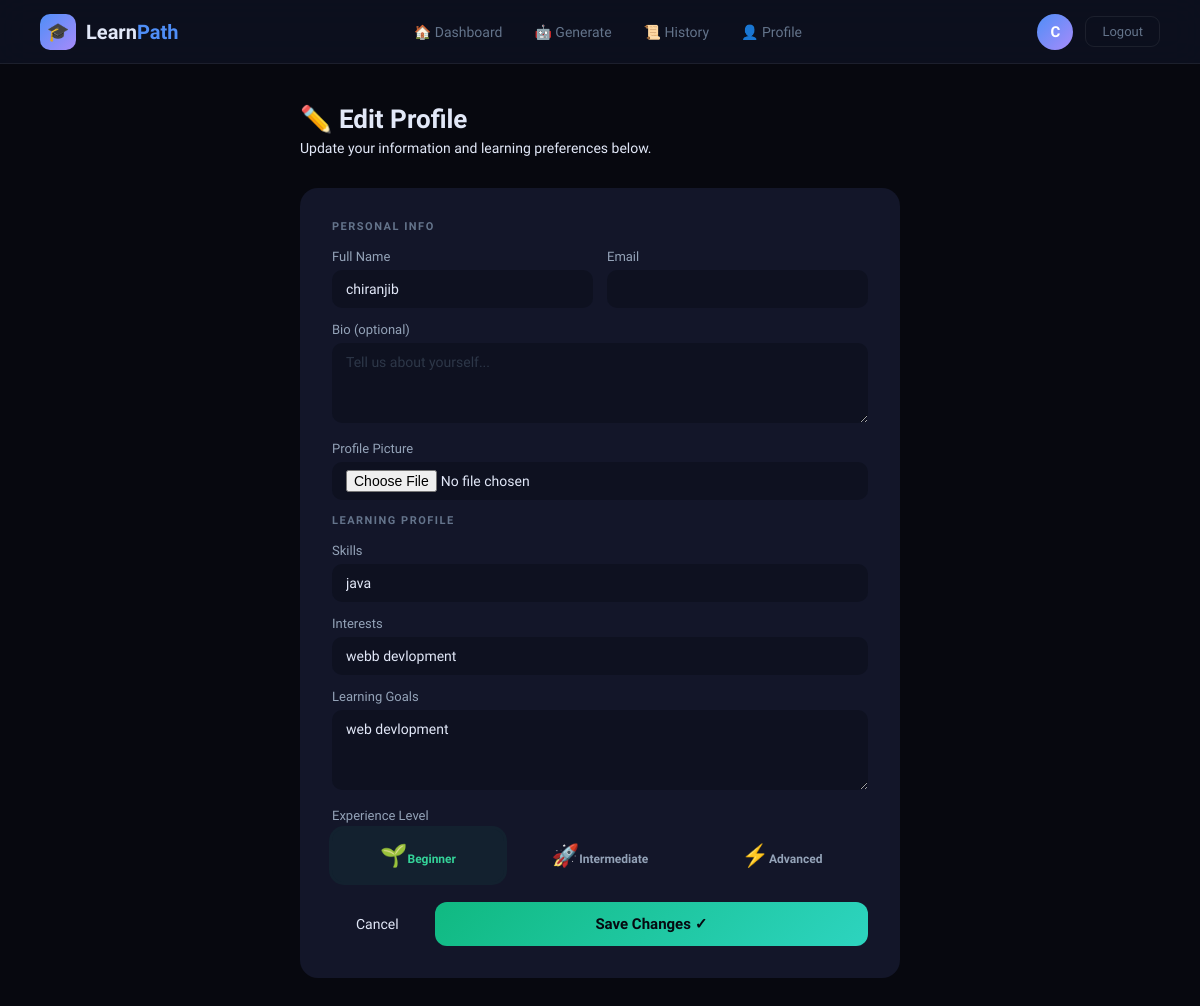
Screenshot of /profile/update/ (signed in) with the database file from the repository.
### annonymous/models.py (models this page shows, shortened)
class StudentProfile(models.Model):
    LEVEL_CHOICES = [
        ('beginner',     'Beginner'),
        ('intermediate', 'Intermediate'),
        ('advanced',     'Advanced'),
    ]
    user             = models.OneToOneField(User, on_delete=models.CASCADE, related_name='profile')
    full_name        = models.CharField(max_length=100)
    bio              = models.TextField(blank=True)
    profile_picture  = models.ImageField(upload_to='profiles/', blank=True, null=True)
    skills           = models.TextField(help_text="Comma separated. e.g: Python, SQL")
    interests        = models.TextField(help_text="Comma separated. e.g: ML, Web Dev")
    learning_goals   = models.TextField()
    experience_level = models.CharField(max_length=20, choices=LEVEL_CHOICES, default='beginner')
    created_at       = models.DateTimeField(auto_now_add=True)
    updated_at       = models.DateTimeField(auto_now=True)

### annonymous/views.py (the view)
# urls.py: path('profile/update/',  views.profile_update_view, name='profile-update'),
@login_required
def profile_update_view(request):
    profile = get_object_or_404(StudentProfile, user=request.user)
    if request.method == 'POST':
        form = ProfileUpdateForm(request.POST, request.FILES, instance=profile)
        if form.is_valid():
            form.save()
            messages.success(request, "Profile updated successfully! ✅")
            return redirect('profile')
        else:
            messages.error(request, "Please fix the errors.")
    else:
        form = ProfileUpdateForm(instance=profile)
    return render(request, 'profile_update.html', {'form': form, 'profile': profile})

### annonymous/forms.py
class ProfileUpdateForm(forms.ModelForm):
    class Meta:
        model  = StudentProfile
        fields = ['full_name', 'bio', 'profile_picture', 'skills',
                  'interests', 'learning_goals', 'experience_level']
        widgets = {
            'bio':            forms.Textarea(attrs={'rows': 3}),
            'learning_goals': forms.Textarea(attrs={'rows': 3}),
        }

### annonymous/templates/profile_update.html (shortened to what this page needs)
{% extends 'base.html' %}
{% block content %}
<div class="page page">
  <h1>✏️ Edit Profile</h1>
  <p class="sub">Update your information and learning preferences below.</p>
  <div class="card">
    <form method="POST" enctype="multipart/form-data" novalidate>
      <div class="fsec">Personal Info</div>
      <div class="frow">
        <div class="fg">
          <label>Full Name</label>
          <input type="text" name="full_name" value="{{ form.full_name.value|default:'' }}"/>
        </div>
        <div class="fg">
          <label>Email</label>
          <input type="email" name="email" value="{{ form.email.value|default:'' }}"/>
        </div>
      </div>
      <div class="fg">
        <label>Bio (optional)</label>
        <textarea name="bio" placeholder="Tell us about yourself...">{{ form.bio.value|default:'' }}</textarea>
      </div>
      <div class="fg">
        <label>Profile Picture</label>
        <input type="file" name="profile_picture" accept="image/*"/>
      </div>
      <div class="fsec">Learning Profile</div>
      <div class="fg">
        <label>Skills</label>
        <input type="text" name="skills" value="{{ form.skills.value|default:'' }}" placeholder="Python, SQL..."/>
      </div>
      <div class="fg">
        <label>Interests</label>
        <input type="text" name="interests" value="{{ form.interests.value|default:'' }}" placeholder="ML, Web Dev..."/>
      </div>
      <div class="fg">
        <label>Learning Goals</label>
        <textarea name="learning_goals" placeholder="What do you want to achieve?">{{ form.learning_goals.value|default:'' }}</textarea>
      </div>
      <div class="fg">
        <label>Experience Level</label>
        <div class="level-grid">
          <div>
            <label class="lv-label" for="lv-beg"><span class="em">🌱</span><span class="nm">Beginner</span></label>
          </div>
          <div>
            <label class="lv-label" for="lv-int"><span class="em">🚀</span><span class="nm">Intermediate</span></label>
          </div>
          <div>
            <label class="lv-label" for="lv-adv"><span class="em">⚡</span><span class="nm">Advanced</span></label>
          </div>
        </div>
      </div>
      <div class="btn-row">
        <a href="{% url 'profile' %}" class="cbtn">Cancel</a>
        <button type="submit" class="sbtn">Save Changes ✓</button>
      </div>
    </form>
  </div>
</div>
{% endblock %}

### annonymous/templates/base.html (shortened to what this page needs)
<!DOCTYPE html>
<html lang="en">
<head>
</head>
<body>
{% if user.is_authenticated %}
<nav class="navbar">
  <a href="{% url 'dashboard' %}" class="nav-brand">
    <div class="nav-logo">🎓</div>
    <span class="nav-title">Learn<span>Path</span></span>
  </a>
  <div class="nav-links">
    <a href="{% url 'dashboard' %}"     class="{% if request.resolver_match.url_name == 'dashboard' %}active{% endif %}">🏠 Dashboard</a>
    <a href="{% url 'generate' %}"      class="{% if request.resolver_match.url_name == 'generate'  %}active{% endif %}">🤖 Generate</a>
    <a href="{% url 'history' %}"       class="{% if request.resolver_match.url_name == 'history'   %}active{% endif %}">📜 History</a>
    <a href="{% url 'profile' %}"       class="{% if request.resolver_match.url_name == 'profile'   %}active{% endif %}">👤 Profile</a>
  </div>
  <div class="nav-right">
    {% if user.profile.profile_picture %}
      <img src="{{ user.profile.profile_picture.url }}" style="width:36px;height:36px;border-radius:50%;object-fit:cover;" />
    {% else %}
      <div class="nav-avatar">{{ user.profile.full_name|first|upper }}</div>
    {% endif %}
    <a href="{% url 'logout' %}" class="btn-logout">Logout</a>
  </div>
</nav>
{% endif %}
{% block content %}{% endblock %}
</body>
</html>

### annonymous/templates/base.html (style rules this page uses)
*, *::before, *::after { box-sizing: border-box; margin: 0; padding: 0; }
:root { --bg: #07080f; --surface: #0e1120; --card: #131629; --border: rgba(255,255,255,0.07); --accent: #4f8ef7; --accent2: #a78bfa; --green: #34d399; --yellow: #fbbf24; --red: #f87171; --text: #e2e8f8; --muted: #64748b; --radius: 14px; }
body { font-family: 'Satoshi', sans-serif; background: var(--bg); color: var(--text); min-height: 100vh; }
.navbar { display: flex; align-items: center; justify-content: space-between; padding: 0 40px; height: 64px; background: rgba(13,17,32,0.85); border-bottom: 1px solid var(--border); backdrop-filter: blur(16px); position: sticky; top: 0; z-index: 999; }
.nav-brand { display: flex; align-items: center; gap: 10px; text-decoration: none; }
.nav-logo { width: 36px; height: 36px; background: linear-gradient(135deg, var(--accent), var(--accent2)); border-radius: 10px; display: flex; align-items: center; justify-content: center; font-size: 18px; }
.nav-title { font-family: 'Clash Display', sans-serif; font-size: 20px; font-weight: 700; color: var(--text); }
.nav-title span { color: var(--accent); }
.nav-links { display: flex; align-items: center; gap: 4px; }
.nav-links a { padding: 7px 14px; border-radius: 9px; font-size: 14px; font-weight: 500; color: var(--muted); text-decoration: none; transition: color 0.2s, background 0.2s; }
.nav-right { display: flex; align-items: center; gap: 12px; }
.nav-avatar { width: 36px; height: 36px; background: linear-gradient(135deg, var(--accent), var(--accent2)); border-radius: 50%; display: flex; align-items: center; justify-content: center; font-weight: 700; font-size: 15px; color: #fff; cursor: pointer; }
.btn-logout { padding: 7px 16px; border: 1px solid var(--border); border-radius: 9px; background: transparent; color: var(--muted); font-family: 'Satoshi', sans-serif; font-size: 13px; cursor: pointer; text-decoration: none; transition: all 0.2s; }
.page { padding: 40px; max-width: 1140px; margin: 0 auto; }
.card { background: var(--card); border: 1px solid var(--border); border-radius: var(--radius); padding: 28px; }

### annonymous/templates/profile_update.html (style rules this page uses)
.page { max-width:680px; margin:0 auto; padding:40px; }
h1 { font-family:'Clash Display',sans-serif; font-size:26px; font-weight:700; margin-bottom:6px; }
.sub { color:var(--muted2); font-size:14px; margin-bottom:32px; }
.card { background:var(--card); border:1px solid var(--border2); border-radius:18px; padding:32px; }
.fsec { font-size:11px; font-weight:700; text-transform:uppercase; letter-spacing:1.5px; color:var(--muted); display:flex; align-items:center; gap:10px; margin:0 0 16px; }
.fsec::after { content:''; flex:1; height:1px; background:var(--border2); }
.frow { display:grid; grid-template-columns:1fr 1fr; gap:14px; }
.fg { margin-bottom:14px; }
.fg label { display:block; font-size:13px; font-weight:500; color:#94a3b8; margin-bottom:6px; }
.fg input, .fg select, .fg textarea { width:100%; background:var(--surface); border:1px solid var(--border2); border-radius:10px; padding:11px 14px; color:var(--text); font-family:'Satoshi',sans-serif; font-size:14px; outline:none; transition:border-color 0.2s, box-shadow 0.2s; appearance:none; }
.fg input[type="file"] { padding:8px 14px; cursor:pointer; }
.fg textarea { resize:vertical; min-height:80px; }
.fg input::placeholder, .fg textarea::placeholder { color:#2d3748; }
.level-grid { display:grid; grid-template-columns:repeat(3,1fr); gap:10px; }
.lv-label { display:flex; flex-direction:column; align-items:center; gap:6px; padding:14px 8px; border:1px solid var(--border2); border-radius:12px; cursor:pointer; transition:all 0.2s; background:var(--card2); text-align:center; }
.lv-label .em { font-size:22px; }
.lv-label .nm { font-size:12px; font-weight:600; color:var(--muted2); }
.lv-input:checked + .lv-label { border-color:var(--green); background:rgba(16,185,129,0.07); box-shadow:0 0 0 3px rgba(16,185,129,0.07); }
.lv-input:checked + .lv-label .nm { color:var(--green); }
.btn-row { display:flex; gap:12px; margin-top:8px; }
.sbtn { flex:1; padding:13px; background:linear-gradient(135deg,#10b981,#2dd4bf); color:#060910; font-family:'Clash Display',sans-serif; font-size:15px; font-weight:700; border:none; border-radius:12px; cursor:pointer; transition:all 0.2s; }
.cbtn { padding:13px 24px; background:transparent; border:1px solid var(--border2); color:var(--muted2); border-radius:12px; font-size:14px; cursor:pointer; text-decoration:none; display:flex; align-items:center; transition:all 0.2s; }

### rows the page displays
StudentProfile: full_name "chiranjib", skills "java", interests "webb devlopment", learning_goals "web devlopment"

### other values shown
{{ user.profile.full_name|first|upper }} "C"
